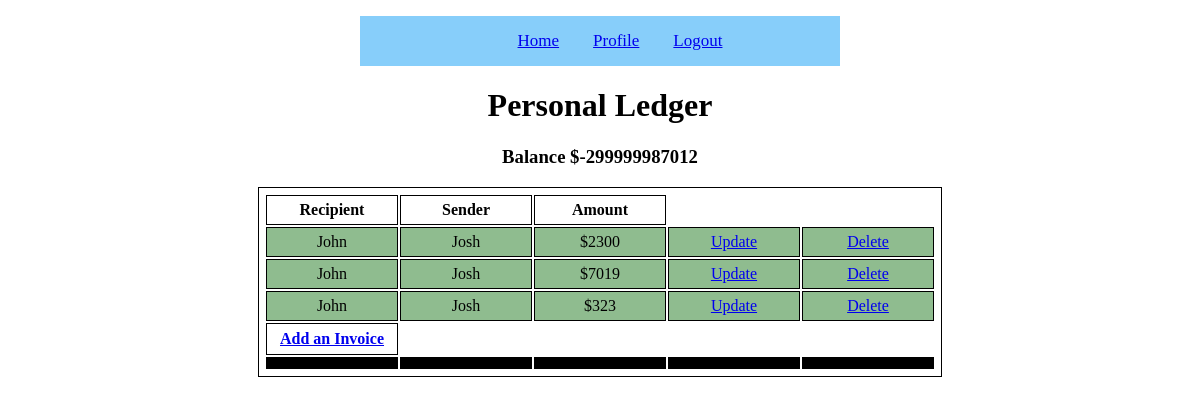
/Profile (signed in), run on an earlier commit of the app's database.
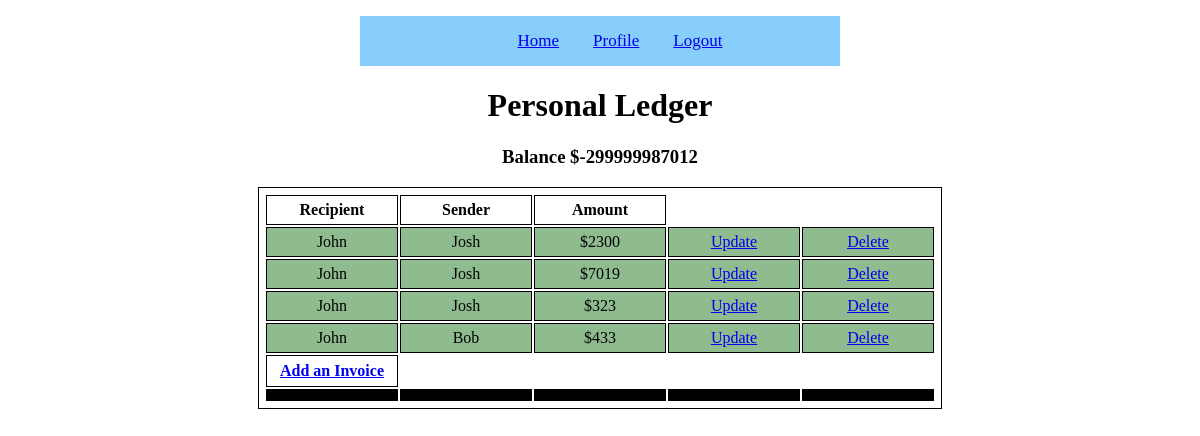
And on a later commit of the database.
### BracketFinal.py (models this page shows, shortened)
class User(UserMixin, db.Model):
    id = db.Column(db.Integer, primary_key=True)
    invoices = db.relationship('Invoice', backref='user')
    username = db.Column(db.String(100), unique=True, nullable=False)
    password = db.Column(db.String(100), nullable=False)
    email = db.Column(db.String(100),unique=True, nullable=False)
    balance = db.Column(db.Integer)

class Invoice(db.Model):
    id = db.Column(db.Integer, primary_key=True)
    sender = db.Column(db.Integer, db.ForeignKey('user.username'))
    recipient = db.Column(db.String(100), unique=True, nullable=False)
    amount = db.Column(db.Integer)

### BracketFinal.py (the view)
@app.route('/Profile')
@login_required
def profile():
    charges = Invoice.query.filter_by(sender=current_user.username).all()
    bills = Invoice.query.filter_by(recipient=current_user.username).all()
    balance = current_user.balance
    return render_template("profile.html", charges=charges, bills=bills, balance=balance)

### BracketFinal.py (called while the page is built)
@login.user_loader
def load_user(uid):
    return User.query.get(uid)

### templates/profile.html (shortened to what this page needs)
<!DOCTYPE html>
<html lang="en">
{% extends "base.html" %}
{% block content %}
<body>
<h1>Personal Ledger</h1>
<h3>Balance ${{ balance }}</h3>
      <table>
         <thead>
            <tr>
               <th>Recipient</th>
               <th>Sender</th>
               <th>Amount</th>
            </tr>
         </thead>
         <tbody>
            {% for charge in charges %}
               <tr class="charge">
                  <td>{{ charge.sender }}</td>
                  <td>{{ charge.recipient }}</td>
                  <td>${{ charge.amount }}</td>
                   <td><a href="/invoice/{{charge.id}}">Update</a></td>
                   <td><a href="/delete/{{charge.id}}">Delete</a></td>
               </tr>
            {% endfor %}
            <th class="new_invoice"><a href="{{ url_for('invoice', id = -99)}}">Add an Invoice</a></th>
            <tr class="empty"><td></td><td></td><td></td><td></td><td></td></tr>
         </tbody>
      </table>
</body>
{% endblock %}

### templates/base.html (shortened to what this page needs)
<!DOCTYPE html>
<html lang="en">
<head>
    <link rel="stylesheet" href="../static/style.css">
</head>
<div class = "nav">
    <nav>
        <ul>
            <li><a href="{{ url_for('home') }}">Home</a></li>
            {% if current_user.is_anonymous %}
                <li><a href="{{ url_for('register') }}">Create Account</a></li>
                <li><a href="{{ url_for('load_login') }}">Login</a></li>
            {% else %}
                <li><a href="{{ url_for('profile') }}">Profile</a></li>
                <li><a href="{{ url_for('logout')}}">Logout</a></li>
            {% endif %}
        </ul>
    </nav>
</div>
{% block content %}
{% endblock %}
</html>

### static/style.css (style rules this page uses)
html, body { height:100%; }
html { display:table; width:100%; }
body { display:table-cell; text-align:center; vertical-align:text-top; }
div.nav { width: 40%; background-color: lightskyblue; align-items: center; text-align: center; position:relative; margin:0 auto; clear:left; height:auto; z-index: 0; }
nav ul li { vertical-align:text-top; display: inline-block; list-style-type: none; font-size: 17px; }
li { text-align:center; vertical-align:text-top; margin: 15px; color: green; }
table, th, td { margin:0 auto; border: 1px solid black; text-align: center; padding: 5px; }
td,th { width: 120px; }
tr.charge { background-color: darkseagreen; }
th.new_invoice { height: 20px; }
tr.empty { background-color: black; margin-top: 5px; margin-bottom: 15px; }

What changed in the data, as far as the page shows it:
added Invoice: sender "John", recipient "Bob", amount "433"
